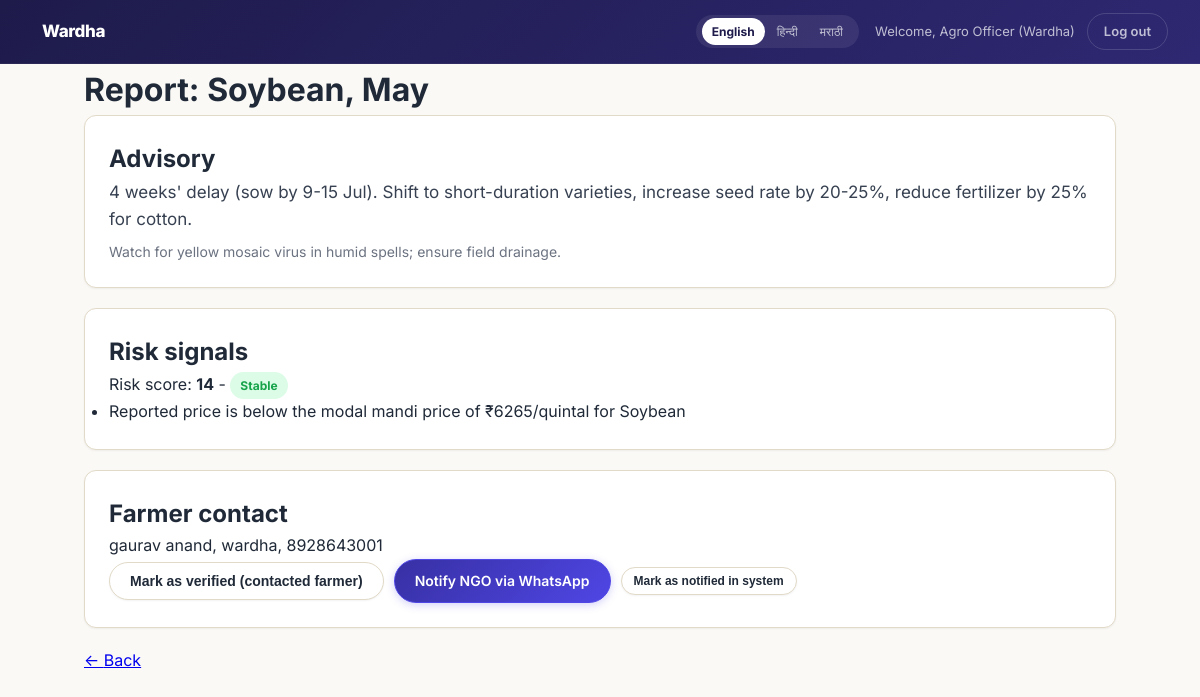
The app's page /officer/report/2 (signed in) with its own data.
### tables this page shows
CREATE TABLE users (
            id INTEGER PRIMARY KEY AUTOINCREMENT,
            username TEXT UNIQUE NOT NULL,
            password_hash TEXT NOT NULL,
            role TEXT NOT NULL CHECK(role IN ('farmer', 'officer')),
            full_name TEXT NOT NULL,
            phone TEXT,
            village TEXT,
            preferred_lang TEXT DEFAULT 'en'
        );

CREATE TABLE reports (
            id INTEGER PRIMARY KEY AUTOINCREMENT,
            farmer_id INTEGER NOT NULL,
            crop TEXT NOT NULL,
            month TEXT NOT NULL,
            reported_price INTEGER NOT NULL,
            days_to_loan_due INTEGER NOT NULL,
            monsoon_delay_weeks INTEGER NOT NULL,
            problem_text TEXT,
            risk_score REAL NOT NULL,
            risk_status TEXT NOT NULL,
            reasons TEXT,
            verified_by_officer INTEGER DEFAULT 0,
            notified_ngo INTEGER DEFAULT 0,
            created_at TEXT NOT NULL,
            FOREIGN KEY (farmer_id) REFERENCES users (id)
        );

### app.py (the view)
@app.route("/officer/report/<int:report_id>")
def officer_view_report(report_id):
    redirect_response = require_role("officer")
    if redirect_response:
        return redirect_response
    user = current_user()
    db = get_db()
    report = db.execute(
        """SELECT reports.*, users.full_name AS farmer_name, users.phone AS farmer_phone,
                  users.village AS farmer_village
           FROM reports
           JOIN users ON reports.farmer_id = users.id
           WHERE reports.id = ?""",
        (report_id,),
    ).fetchone()
    if report is None:
        flash("Report not found.")
        return redirect(url_for("officer_dashboard"))
    advisory = data.get_advisory(report["crop"], report["monsoon_delay_weeks"], get_lang())
    return render_template("report_detail.html", report=report, advisory=advisory, user=user, viewer_role="officer")

### app.py (called while the page is built)
def get_db():
    if "db" not in g:
        g.db = sqlite3.connect(DATABASE)
        g.db.row_factory = sqlite3.Row
    return g.db

def current_user():
    user_id = session.get("user_id")
    if user_id is None:
        return None
    return get_db().execute("SELECT * FROM users WHERE id = ?", (user_id,)).fetchone()

def get_lang():
    if "lang" in session:
        return session["lang"]
    user = current_user()
    if user is not None:
        return user["preferred_lang"]
    return "en"

@app.context_processor
def inject_translation_helpers():
    lang = get_lang()
    return dict(
        t=lambda key: translations.t(key, lang),
        t_crop=lambda crop: translations.t_crop(crop, lang),
        t_month=lambda month: translations.t_month(month, lang),
        t_status=lambda status: translations.t_status(status, lang),
        num=lambda value: translations.num(value, lang),
        t_variety=lambda v: translations.t_variety(v, lang),
        t_submandi=lambda c: translations.t_submandi_commodities(c, lang),
        t_month_abbr=lambda m: translations.t_month_abbr(m, lang),
        t_stt=lambda l: translations.t_stt(l, lang),
        current_lang=lang,
        language_names=translations.LANGUAGE_NAMES,
        user=current_user(),
    )

def require_role(role):
    user = current_user()
    if user is None:
        flash("Please log in first.")
        return redirect(url_for("login"))
    if user["role"] != role:
        flash("You don't have access to that page.")
        return redirect(url_for("login"))
    return None

### data.py (called while the page is built)
def get_advisory(crop, monsoon_delay_weeks, lang):
    delay_action = MONSOON_DELAY_ACTIONS[monsoon_delay_weeks][lang]
    crop_tip = CROP_TIPS[crop][lang]
    return {"delay_action": delay_action, "crop_tip": crop_tip}

### translations.py (called while the page is built)
def t(key, lang):
    entry = UI.get(key, {})
    return entry.get(lang, entry.get("en", key))

def t_crop(crop, lang):
    entry = CROP_NAMES.get(crop, {})
    return entry.get(lang, entry.get("en", crop))

def t_month(month, lang):
    entry = MONTH_NAMES.get(month, {})
    return entry.get(lang, entry.get("en", month))

def t_status(status, lang):
    entry = STATUS_LABELS.get(status, {})
    return entry.get(lang, entry.get("en", status))

### templates/report_detail.html (shortened to what this page needs)
{% extends "base.html" %}
{% block content %}
  <h1>{{ t('report_heading') }}: {{ t_crop(report['crop']) }}, {{ t_month(report['month']) }}</h1>
  <section class="card">
    <h2>{{ t('advisory') }}</h2>
    <p class="advisory-text">{{ advisory['delay_action'] }}</p>
    <p class="advisory-tip">{{ advisory['crop_tip'] }}</p>
  </section>
  <section class="card">
    <h2>{{ t('risk_signals') }}</h2>
    <p>{{ t('risk_score_label') }}: <strong>{{ (report['risk_score'] * 100) | round | int }}</strong> -
      <span class="badge badge-{{ report['risk_status'] }}">{{ t_status(report['risk_status']) }}</span></p>
    {% if report['reasons'] %}
      <ul>
        {% for reason in report['reasons'].split(' | ') %}
          <li>{{ reason }}</li>
        {% endfor %}
      </ul>
    {% else %}
      <p class="subtle">{{ t('no_risk_signals') }}</p>
    {% endif %}
  </section>
  {% if viewer_role == 'officer' %}
    <section class="card">
      <h2>{{ t('farmer_contact') }}</h2>
      <p>{{ report['farmer_name'] }}, {{ report['farmer_village'] }}, {{ report['farmer_phone'] }}</p>
      <div class="actions">
        <form method="POST" action="{{ url_for('verify_report', report_id=report['id']) }}">
          <button type="submit" class="btn" {% if report['verified_by_officer'] %}disabled{% endif %}>
            {{ t('verified') if report['verified_by_officer'] else t('mark_verified') }}
          </button>
        </form>
        <a id="whatsappLink"
           href="#"
           target="_blank"
           class="btn btn-primary"
           onclick="return sendWhatsAppAlert()">
          {{ t('notify_ngo_whatsapp') }}
        </a>
        <form method="POST" action="{{ url_for('mark_notified', report_id=report['id']) }}">
          <button type="submit" class="btn btn-small">{{ t('mark_notified_system') }}</button>
        </form>
      </div>
    </section>
  {% endif %}
  <p><a href="{{ url_for('farmer_dashboard') if viewer_role == 'farmer' else url_for('officer_dashboard') }}">&larr; {{ t('back') }}</a></p>
{% endblock %}

### templates/base.html (shortened to what this page needs)
<!DOCTYPE html>
<html lang="en">
<head>
  <link rel="stylesheet" href="{{ url_for('static', filename='style.css') }}">
</head>
<body>
  <header class="topbar">
    <a href="{{ url_for('home') }}" class="brand">Wardha</a>
    <nav>
      <span class="lang-switch">
        {% for code, name in language_names.items() %}
          <a href="{{ url_for('set_language', lang=code) }}"
             class="{{ 'lang-active' if current_lang == code else '' }}">{{ name }}</a>
        {% endfor %}
      </span>
      {% if session.get('user_id') %}
        <span class="user-greeting">Welcome, {{ user.full_name if user else '' }}</span>
        <a href="{{ url_for('logout') }}" class="nav-btn">{{ t('log_out') }}</a>
      {% else %}
        <a href="{{ url_for('login', role='farmer') }}" class="nav-btn nav-btn-farmer">{{ t('login_as_farmer') }}</a>
        <a href="{{ url_for('login', role='officer') }}" class="nav-btn nav-btn-officer">{{ t('login_as_officer') }}</a>
      {% endif %}
    </nav>
  </header>
  <main class="page">
    {% block content %}{% endblock %}
  </main>
</body>
</html>

### static/style.css (style rules this page uses)
:root { --indigo-900: #1e1b4b; --indigo-800: #2e2872; --indigo-700: #3730a3; --indigo-600: #4f46e5; --indigo-500: #6366f1; --indigo-400: #818cf8; --indigo-300: #a5b4fc; --indigo-200: #c7d2fe; --indigo-100: #e0e7ff; --indigo-50: #eef2ff; --amber-800: #92400e; --amber-700: #b45309; --amber-600: #d97706; --amber-500: #f59e0b; --amber-400: #fbbf24; --amber-300: #fcd34d; --amber-200: #fde68a; --amber-100: #fef3c7; --amber-50: #fffbeb; --earth-50: #faf9f6; --earth-100: #f0ece2; --earth-200: #e2dac8; --earth-300: #cdc1a6; --red-600: #dc2626; --red-100: #fee2e2; --green-600: #16a34a; --green-100: #dcfce7; --white: #ffffff; --gray-50: #f9fafb; --gray-100: #f3f4f6; --gray-200: #e5e7eb; --gray-300: #d1d5db; --gray-400: #9ca3af; --gray-500: #6b7280; --gray-600: #4b5563; --gray-700: #374151; --gray-800: #1f2937; --gray-900: #111827; --shadow-sm: 0 1px 2px rgba(0,0,0,0.05); --shadow-md: 0 4px 6px -1px rgba(0,0,0,0.07), 0 2px 4px -2px rgba(0,0,0,0.05); --shadow-lg: 0 10px 15px -3px rgba(0,0,0,0.08), 0 4px 6px -4px rgba(0,0,0,0.05); --shadow-xl: 0 20px 25px -5px rgba(0,0,0,0.08), 0 8px 10px -6px rgba(0,0,0,0.04); --radius-sm: 8px; --radius-md: 12px; --radius-lg: 16px; --radius-xl: 24px; --radius-full: 9999px; --ease: cubic-bezier(0.4, 0, 0.2, 1); }
*, *::before, *::after { box-sizing: border-box; margin: 0; padding: 0; }
html { scroll-behavior: smooth; -webkit-font-smoothing: antialiased; }
body { font-family: 'Inter', system-ui, -apple-system, sans-serif; background: var(--earth-50); color: var(--gray-800); line-height: 1.6; min-height: 100vh; }
.topbar { background: linear-gradient(135deg, var(--indigo-900) 0%, var(--indigo-800) 100%); color: var(--white); padding: 0 32px; height: 64px; display: flex; justify-content: space-between; align-items: center; position: sticky; top: 0; z-index: 100; border-bottom: 1px solid rgba(255,255,255,0.06); }
.topbar .brand { color: var(--white); font-weight: 800; text-decoration: none; font-size: 17px; letter-spacing: -0.02em; display: flex; align-items: center; gap: 10px; }
.topbar .brand::before { content: ''; font-size: 22px; }
.topbar nav { display: flex; align-items: center; gap: 8px; }
.topbar nav a { color: rgba(255,255,255,0.7); text-decoration: none; font-size: 13px; font-weight: 500; transition: color 0.2s var(--ease); }
.lang-switch { display: flex; align-items: center; gap: 2px; background: rgba(255,255,255,0.08); border-radius: var(--radius-full); padding: 3px 6px; margin-right: 8px; }
.lang-switch a { padding: 4px 10px !important; border-radius: var(--radius-full); font-size: 12px !important; transition: all 0.2s var(--ease) !important; }
.lang-switch a.lang-active { color: var(--indigo-900) !important; background: var(--white); font-weight: 700 !important; }
.nav-btn { display: inline-flex; align-items: center; gap: 5px; padding: 7px 16px !important; border-radius: var(--radius-full) !important; font-weight: 600 !important; font-size: 13px !important; transition: all 0.25s var(--ease) !important; border: 1px solid rgba(255,255,255,0.15); }
.user-greeting { color: rgba(255,255,255,0.7); font-size: 13px; margin-right: 4px; }
.page { max-width: 1080px; margin: 0 auto; padding: 0 24px 80px; }
.btn { display: inline-flex; align-items: center; justify-content: center; gap: 6px; padding: 10px 20px; border-radius: var(--radius-full); border: 1px solid var(--earth-200); background: var(--white); color: var(--gray-800); text-decoration: none; font-size: 14px; font-weight: 600; cursor: pointer; transition: all 0.25s var(--ease); box-shadow: var(--shadow-sm); }
.btn-primary { background: linear-gradient(135deg, var(--indigo-700), var(--indigo-600)); color: var(--white); border-color: var(--indigo-600); box-shadow: 0 2px 8px rgba(79, 70, 229, 0.25); }
.btn-small { font-size: 12px; padding: 6px 12px; }
.card { background: var(--white); border: 1px solid var(--earth-200); border-radius: var(--radius-md); padding: 24px; margin-bottom: 20px; box-shadow: var(--shadow-sm); }
.badge { display: inline-flex; align-items: center; font-size: 12px; font-weight: 700; padding: 4px 10px; border-radius: var(--radius-full); text-transform: capitalize; }
.badge-safe { color: var(--green-600); background: var(--green-100); }
.advisory-text { font-size: 17px; line-height: 1.6; color: var(--gray-700); }
.advisory-tip { font-size: 14px; color: var(--gray-500); margin-top: 8px; }
.actions { display: flex; gap: 10px; flex-wrap: wrap; align-items: center; }

### records on screen
users: full_name "Agro Officer (Wardha)"
reports: crop "Soybean", month "May", (report['risk_score']*100)|round|int "14", risk_status "Stable", reasons "Reported price is below the modal mandi price of ₹6265/quintal for Soybean", verified_by_officer "Mark as verified (contacted farmer)"
users: farmer_name "gaurav anand", farmer_village "wardha", farmer_phone "8928643001"

### other values on screen
{{ name }} "English" "हिन्दी" "मराठी"
{{ t('log_out') }} "Log out"
{{ t('report_heading') }} "Report"
{{ t('advisory') }} "Advisory"
{{ advisory['delay_action'] }} "4 weeks' delay (sow by 9-15 Jul). Shift to short-duration varieties, increase seed rate by 20-25%, reduce fertilizer by 25% for cotton."
{{ advisory['crop_tip'] }} "Watch for yellow mosaic virus in humid spells; ensure field drainage."
{{ t('risk_signals') }} "Risk signals"
{{ t('risk_score_label') }} "Risk score"
{{ t('farmer_contact') }} "Farmer contact"
{{ t('notify_ngo_whatsapp') }} "Notify NGO via WhatsApp"
{{ t('mark_notified_system') }} "Mark as notified in system"
{{ t('back') }} "Back"
